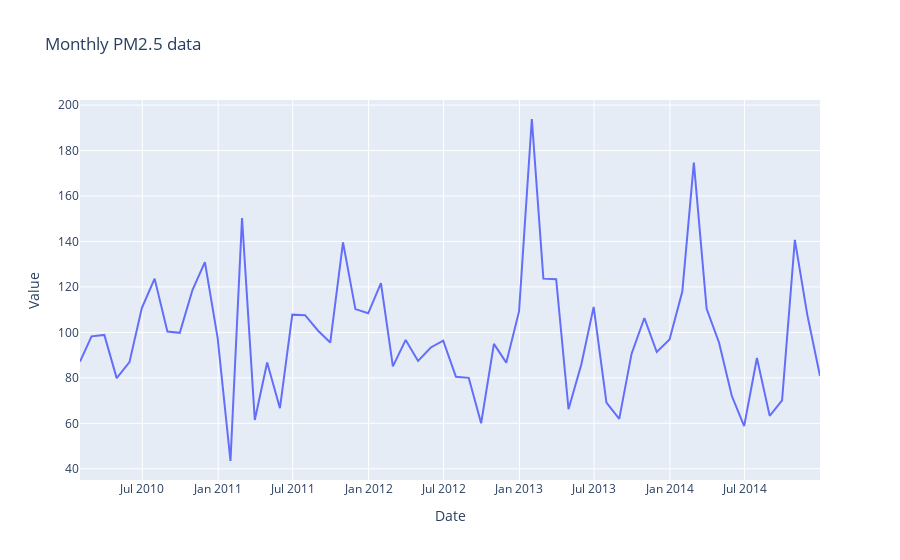

Source (notebook cell):
### Code cell
# No se observa ninguna estacionalidad clara
# Calculating monthly averages
df_monthly = df_eda.drop(cumulative_cols, axis=1).resample('M').mean()

# Resample the cumulative columns to daily frequency, aggregating with max
df_monthly_cumulative = df_eda[cumulative_cols].resample('M').max()

df_monthly = pd.concat([df_monthly, df_monthly_cumulative], axis=1).dropna()

# Plotting monthly averages
fig = go.Figure(data=go.Scatter(x=df_monthly.index, y=df_monthly['pm2.5']))
fig.update_layout(title='Monthly PM2.5 data',  xaxis_title='Date', yaxis_title='Value')
fig.show()
